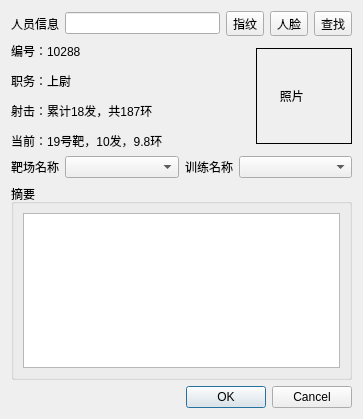
<?xml version="1.0" encoding="UTF-8"?>
<ui version="4.0">
 <class>QDlgTrainSoldier</class>
 <widget class="QDialog" name="QDlgTrainSoldier">
  <property name="geometry">
   <rect>
    <x>0</x>
    <y>0</y>
    <width>363</width>
    <height>419</height>
   </rect>
  </property>
  <property name="windowTitle">
   <string>Dialog</string>
  </property>
  <layout class="QVBoxLayout" name="verticalLayout">
   <item>
    <layout class="QHBoxLayout" name="horizontalLayout_2">
     <item>
      <widget class="QLabel" name="label">
       <property name="text">
        <string>人员信息</string>
       </property>
      </widget>
     </item>
     <item>
      <widget class="QLineEdit" name="lineEdit"/>
     </item>
     <item>
      <widget class="QToolButton" name="toolButton">
       <property name="text">
        <string>指纹</string>
       </property>
      </widget>
     </item>
     <item>
      <widget class="QToolButton" name="toolButton_2">
       <property name="text">
        <string>人脸</string>
       </property>
      </widget>
     </item>
     <item>
      <widget class="QToolButton" name="toolButton_3">
       <property name="text">
        <string>查找</string>
       </property>
      </widget>
     </item>
    </layout>
   </item>
   <item>
    <layout class="QHBoxLayout" name="horizontalLayout">
     <item>
      <widget class="QLabel" name="label_4">
       <property name="text">
        <string>&lt;html&gt;&lt;head/&gt;&lt;body&gt;&lt;p&gt;编号：10288 &lt;/p&gt;&lt;p&gt;职务：上尉&lt;/p&gt;&lt;p&gt;射击：累计18发，共187环&lt;/p&gt;&lt;p&gt;当前：19号靶，10发，9.8环&lt;/p&gt;&lt;/body&gt;&lt;/html&gt;</string>
       </property>
       <property name="wordWrap">
        <bool>true</bool>
       </property>
      </widget>
     </item>
     <item>
      <widget class="QLabel" name="label_5">
       <property name="sizePolicy">
        <sizepolicy hsizetype="Fixed" vsizetype="Fixed">
         <horstretch>0</horstretch>
         <verstretch>0</verstretch>
        </sizepolicy>
       </property>
       <property name="minimumSize">
        <size>
         <width>96</width>
         <height>96</height>
        </size>
       </property>
       <property name="frameShape">
        <enum>QFrame::Panel</enum>
       </property>
       <property name="text">
        <string>      照片</string>
       </property>
      </widget>
     </item>
    </layout>
   </item>
   <item>
    <layout class="QHBoxLayout" name="horizontalLayout_5">
     <item>
      <layout class="QHBoxLayout" name="horizontalLayout_3">
       <item>
        <widget class="QLabel" name="label_3">
         <property name="sizePolicy">
          <sizepolicy hsizetype="Minimum" vsizetype="Preferred">
           <horstretch>0</horstretch>
           <verstretch>0</verstretch>
          </sizepolicy>
         </property>
         <property name="text">
          <string>靶场名称</string>
         </property>
        </widget>
       </item>
       <item>
        <widget class="QComboBox" name="comboBox">
         <property name="sizePolicy">
          <sizepolicy hsizetype="Expanding" vsizetype="Fixed">
           <horstretch>0</horstretch>
           <verstretch>0</verstretch>
          </sizepolicy>
         </property>
        </widget>
       </item>
      </layout>
     </item>
     <item>
      <layout class="QHBoxLayout" name="horizontalLayout_4">
       <item>
        <widget class="QLabel" name="label_2">
         <property name="sizePolicy">
          <sizepolicy hsizetype="Minimum" vsizetype="Preferred">
           <horstretch>0</horstretch>
           <verstretch>0</verstretch>
          </sizepolicy>
         </property>
         <property name="text">
          <string>训练名称</string>
         </property>
        </widget>
       </item>
       <item>
        <widget class="QComboBox" name="comboBox_2">
         <property name="sizePolicy">
          <sizepolicy hsizetype="Expanding" vsizetype="Fixed">
           <horstretch>0</horstretch>
           <verstretch>0</verstretch>
          </sizepolicy>
         </property>
        </widget>
       </item>
      </layout>
     </item>
    </layout>
   </item>
   <item>
    <widget class="QGroupBox" name="groupBox">
     <property name="title">
      <string>摘要</string>
     </property>
     <layout class="QGridLayout" name="gridLayout">
      <item row="0" column="0">
       <widget class="QPlainTextEdit" name="plainTextEdit"/>
      </item>
     </layout>
    </widget>
   </item>
   <item>
    <widget class="QDialogButtonBox" name="buttonBox">
     <property name="orientation">
      <enum>Qt::Horizontal</enum>
     </property>
     <property name="standardButtons">
      <set>QDialogButtonBox::Cancel|QDialogButtonBox::Ok</set>
     </property>
    </widget>
   </item>
  </layout>
 </widget>
 <resources/>
 <connections>
  <connection>
   <sender>buttonBox</sender>
   <signal>accepted()</signal>
   <receiver>QDlgTrainSoldier</receiver>
   <slot>accept()</slot>
   <hints>
    <hint type="sourcelabel">
     <x>248</x>
     <y>254</y>
    </hint>
    <hint type="destinationlabel">
     <x>157</x>
     <y>274</y>
    </hint>
   </hints>
  </connection>
  <connection>
   <sender>buttonBox</sender>
   <signal>rejected()</signal>
   <receiver>QDlgTrainSoldier</receiver>
   <slot>reject()</slot>
   <hints>
    <hint type="sourcelabel">
     <x>316</x>
     <y>260</y>
    </hint>
    <hint type="destinationlabel">
     <x>286</x>
     <y>274</y>
    </hint>
   </hints>
  </connection>
 </connections>
</ui>
